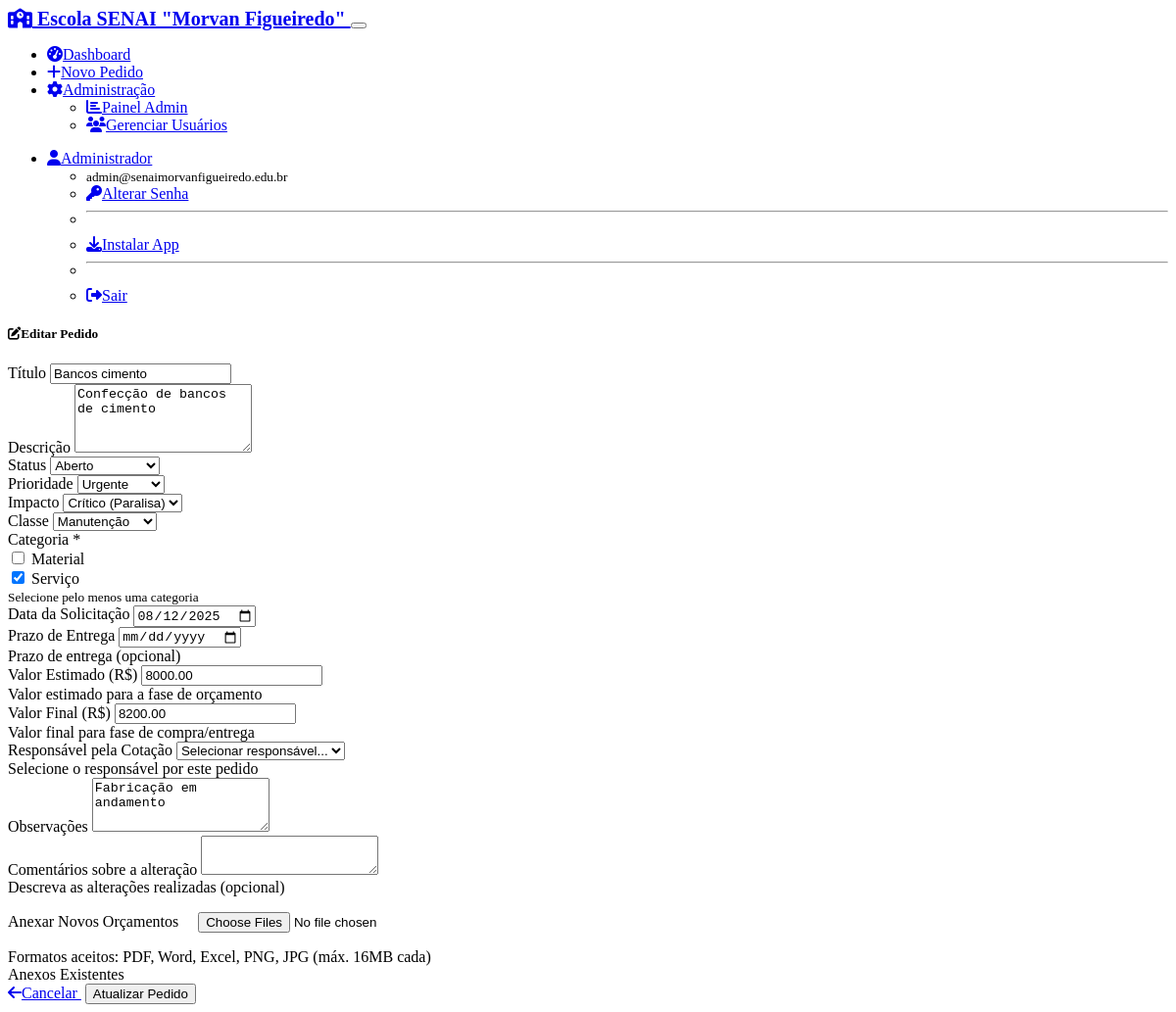
The page /request/10/edit (signed in) on the database its author committed.
### models.py (models this page shows, shortened)
class User(UserMixin, db.Model):
    id = db.Column(db.Integer, primary_key=True)
    username = db.Column(db.String(64), unique=True, nullable=False)
    email = db.Column(db.String(120), unique=True, nullable=False)
    full_name = db.Column(db.String(120), nullable=False)
    password_hash = db.Column(db.String(256))
    needs_password_reset = db.Column(db.Boolean, default=False, nullable=False)
    is_admin = db.Column(db.Boolean, default=False, nullable=False)
    active = db.Column(db.Boolean, default=True, nullable=False)
    created_at = db.Column(db.DateTime, default=datetime.utcnow)
    @property
    def is_active(self):
        return self.active
    acquisition_requests = db.relationship('AcquisitionRequest', foreign_keys='AcquisitionRequest.created_by_id', backref='creator', lazy='dynamic')
    assigned_requests = db.relationship('AcquisitionRequest', foreign_keys='AcquisitionRequest.responsible_id', backref='responsible', lazy='dynamic')
    status_changes = db.relationship('StatusChange', backref='changed_by_user', lazy='dynamic')

class AcquisitionRequest(db.Model):
    id = db.Column(db.Integer, primary_key=True)
    title = db.Column(db.String(200), nullable=False)
    description = db.Column(db.Text, nullable=False)
    status = db.Column(db.String(50), nullable=False, default='aberto')
    observations = db.Column(db.Text)
    priority = db.Column(db.String(20)) # urgente, necessario, planejado
    impact = db.Column(db.String(50)) # critico, alto, medio, baixo
    estimated_value = db.Column(db.Numeric(10, 2))  # Valor estimado para fase de orçamento
    final_value = db.Column(db.Numeric(10, 2))      # Valor final para fase de compra/entrega
    request_date = db.Column(db.Date, nullable=False, default=date.today)
    delivery_deadline = db.Column(db.Date)  # Prazo de entrega (opcional)
    deadline_alert_sent = db.Column(db.Boolean, default=False, nullable=False)  # Flag para controlar envio de alerta
    classe = db.Column(db.String(50), nullable=False, default='ensino')  # Ensino ou Manutenção
    categoria = db.Column(db.String(100), nullable=False, default='material')  # Serviço ou Material (podem ser múltiplas separadas por vírgula)
    created_at = db.Column(db.DateTime, default=datetime.utcnow)
    updated_at = db.Column(db.DateTime, default=datetime.utcnow, onupdate=datetime.utcnow)
    created_by_id = db.Column(db.Integer, db.ForeignKey('user.id'), nullable=False)
    responsible_id = db.Column(db.Integer, db.ForeignKey('user.id'))
    attachments = db.relationship('Attachment', backref='request', lazy='dynamic', cascade='all, delete-orphan')
    status_changes = db.relationship('StatusChange', backref='request', lazy='dynamic', cascade='all, delete-orphan')
    STATUS_CHOICES = [
        ('aberto', 'Aberto'),
        ('em_cotacao', 'Em Cotação'),
        ('aprovado', 'Aprovado'),
        ('pedido_emitido', 'Pedido Emitido'),
        ('recebido', 'Recebido'),
        ('finalizado', 'Finalizado'),
        ('cancelado', 'Cancelado')
    ]
    PRIORITY_CHOICES = [
        ('urgente', 'Urgente'),
        ('necessario', 'Necessário'),
        ('planejado', 'Planejado')
    ]
    IMPACT_CHOICES = [
        ('critico', 'Crítico (Paralisa)'),
        ('alto', 'Alto (Atraso)'),
        ('medio', 'Médio'),
        ('baixo', 'Baixo')
    ]
    CLASSE_CHOICES = [
        ('ensino', 'Ensino'),
        ('manutencao', 'Manutenção'),
        ('administrativo', 'Administrativo')
    ]
    CATEGORIA_CHOICES = [
        ('material', 'Material'),
        ('servico', 'Serviço'),
        ('material,servico', 'Material e Serviço')
    ]

### routes.py (the view, shortened to what this page needs)
@app.route('/request/<int:id>/edit', methods=['GET', 'POST'])
@login_required
def edit_request(id):
    request_obj = AcquisitionRequest.query.get_or_404(id)
    form = EditRequestForm()
    if request.method == 'GET':
        form.title.data = request_obj.title
        form.description.data = request_obj.description
        form.status.data = request_obj.status
        form.priority.data = request_obj.priority
        form.impact.data = request_obj.impact
        form.classe.data = request_obj.classe
        form.observations.data = request_obj.observations
        form.estimated_value.data = request_obj.estimated_value
        form.final_value.data = request_obj.final_value
        form.request_date.data = request_obj.request_date
        form.delivery_deadline.data = request_obj.delivery_deadline  # Add deadline field
        form.responsible_id.data = request_obj.responsible_id or 0
        if request_obj.categoria:
            cats = request_obj.categoria.split(',')
            form.categoria_material.data = 'material' in cats
            form.categoria_servico.data = 'servico' in cats
    elif request.method == 'POST':
        app.logger.warning(f"Form validation failed for request {id}: {form.errors}")
        for field, errors in form.errors.items():
            for error in errors:
                flash(f"Erro no campo {getattr(form, field).label.text}: {error}", 'danger')
    return render_template('request_form.html', form=form, request_obj=request_obj, title='Editar Pedido')

### templates/request_form.html (shortened to what this page needs)
{% extends "base.html" %}
{% block content %}
<div class="row justify-content-center">
    <div class="col-lg-8">
        <div class="card">
            <div class="card-header">
                <h5 class="mb-0">
                    <i class="fas fa-{{ 'edit' if request_obj else 'plus' }} me-2"></i>{{ title }}
                </h5>
            </div>
            <div class="card-body">
                <form method="POST" enctype="multipart/form-data">
                    <div class="row mb-3">
                        <div class="col-12">
                            {{ form.title.label(class="form-label") }}
                            {{ form.title(class="form-control" + (" is-invalid" if form.title.errors else "")) }}
                        </div>
                    </div>
                    <div class="row mb-3">
                        <div class="col-12">
                            {{ form.description.label(class="form-label") }}
                            {{ form.description(class="form-control", rows="4") }}
                        </div>
                    </div>
                    <div class="row mb-3">
                        <div class="col-md-4">
                            {% if form.status %}
                            {{ form.status.label(class="form-label") }}
                            {{ form.status(class="form-select") }}
                            {% endif %}
                        </div>
                        <div class="col-md-4">
                            {{ form.priority.label(class="form-label") }}
                            {{ form.priority(class="form-select") }}
                        </div>
                        <div class="col-md-4">
                            {{ form.impact.label(class="form-label") }}
                            {{ form.impact(class="form-select") }}
                        </div>
                    </div>
                    <div class="row mb-3">
                        <div class="col-md-4">
                            {{ form.classe.label(class="form-label") }}
                            {{ form.classe(class="form-select") }}
                        </div>
                        <div class="col-md-4">
                            <label class="form-label">Categoria *</label>
                            <div class="form-check">
                                {{ form.categoria_material(class="form-check-input") }}
                                {{ form.categoria_material.label(class="form-check-label") }}
                            </div>
                            <div class="form-check">
                                {{ form.categoria_servico(class="form-check-input") }}
                                {{ form.categoria_servico.label(class="form-check-label") }}
                            </div>
                            <small class="text-muted">Selecione pelo menos uma categoria</small>
                        </div>
                        <div class="col-md-4">
                            {{ form.request_date.label(class="form-label") }}
                            {{ form.request_date(class="form-control") }}
                        </div>
                        <div class="col-md-4">
                            {{ form.delivery_deadline.label(class="form-label") }}
                            {{ form.delivery_deadline(class="form-control") }}
                            <div class="form-text">Prazo de entrega (opcional)</div>
                        </div>
                    </div>
                    <div class="row mb-3">
                        <div class="col-md-6">
                            {{ form.estimated_value.label(class="form-label") }}
                            {{ form.estimated_value(class="form-control", step="0.01", placeholder="0.00") }}
                            <div class="form-text">Valor estimado para a fase de orçamento</div>
                        </div>
                        <div class="col-md-6">
                            {{ form.final_value.label(class="form-label") }}
                            {{ form.final_value(class="form-control", step="0.01", placeholder="0.00") }}
                            <div class="form-text">Valor final para fase de compra/entrega</div>
                        </div>
                    </div>
                    <div class="row mb-3">
                        <div class="col-md-6">
                            {{ form.responsible_id.label(class="form-label") }}
                            {{ form.responsible_id(class="form-select") }}
                            <div class="form-text">Selecione o responsável por este pedido</div>
                        </div>
                        <div class="col-md-6">
                            {{ form.observations.label(class="form-label") }}
                            {{ form.observations(class="form-control", rows="3") }}
                        </div>
                    </div>
                    {% if form.change_comments %}
                    <div class="row mb-3">
                        <div class="col-12">
                            {{ form.change_comments.label(class="form-label") }}
                            {{ form.change_comments(class="form-control", rows="2") }}
                            <div class="form-text">Descreva as alterações realizadas (opcional)</div>
                        </div>
                    </div>
                    {% endif %}
                    <div class="row mb-4">
                        <div class="col-12">
                            {{ form.attachments.label(class="form-label") }}
                            {{ form.attachments(class="form-control", multiple=True) }}
                            <div class="form-text">
                                Formatos aceitos: PDF, Word, Excel, PNG, JPG (máx. 16MB cada)
                            </div>
                        </div>
                    </div>
                    {% if request_obj and request_obj.attachments %}
                    <div class="row mb-4">
                        <div class="col-12">
                            <label class="form-label">Anexos Existentes</label>
                        </div>
                    </div>
                    {% endif %}
                    <div class="d-flex justify-content-between">
                        <a href="{{ url_for('view_request', id=request_obj.id) if request_obj else url_for('dashboard') }}"
                            class="btn btn-secondary">
                            <i class="fas fa-arrow-left me-1"></i>Cancelar
                        </a>
                        {{ form.submit(class="btn btn-primary", id="submit-btn") }}
                    </div>
                </form>
            </div>
        </div>
    </div>
</div>
{% endblock %}

### templates/base.html (shortened to what this page needs)
<!DOCTYPE html>
<html lang="pt-BR" data-bs-theme="dark">
<head>
    <link href="https://cdn.replit.com/agent/bootstrap-agent-dark-theme.min.css" rel="stylesheet">
    <link rel="stylesheet" href="https://cdnjs.cloudflare.com/ajax/libs/font-awesome/6.4.0/css/all.min.css">
    <link rel="stylesheet" href="{{ url_for('static', filename='style.css') }}">
</head>
<body>
    {% if current_user.is_authenticated %}
    <nav class="navbar navbar-expand-lg navbar-dark bg-primary">
        <div class="container">
            <a class="navbar-brand" href="{{ url_for('dashboard') }}">
                <i class="fas fa-school me-2"></i>
Escola SENAI "Morvan Figueiredo"
            </a>
            <button class="navbar-toggler" type="button" data-bs-toggle="collapse" data-bs-target="#navbarNav">
            </button>
            <div class="collapse navbar-collapse" id="navbarNav">
                <ul class="navbar-nav me-auto">
                    <li class="nav-item">
                        <a class="nav-link" href="{{ url_for('dashboard') }}">
                            <i class="fas fa-tachometer-alt me-1"></i>Dashboard
                        </a>
                    </li>
                    <li class="nav-item">
                        <a class="nav-link" href="{{ url_for('new_request') }}">
                            <i class="fas fa-plus me-1"></i>Novo Pedido
                        </a>
                    </li>
                    <li class="nav-item dropdown">
                        <a class="nav-link dropdown-toggle" href="#" role="button" data-bs-toggle="dropdown">
                            <i class="fas fa-cog me-1"></i>Administração
                        </a>
                        <ul class="dropdown-menu">
                            <li><a class="dropdown-item" href="{{ url_for('admin_panel') }}">
                                <i class="fas fa-chart-bar me-1"></i>Painel Admin
                            </a></li>
                            {% if current_user.is_admin %}
                            <li><a class="dropdown-item" href="{{ url_for('user_management') }}">
                                <i class="fas fa-users me-1"></i>Gerenciar Usuários
                            </a></li>
                            {% endif %}
                        </ul>
                    </li>
                </ul>
                <ul class="navbar-nav">
                    <li class="nav-item dropdown">
                        <a class="nav-link dropdown-toggle" href="#" role="button" data-bs-toggle="dropdown">
                            <i class="fas fa-user me-1"></i>{{ current_user.full_name }}
                        </a>
                        <ul class="dropdown-menu">
                            <li><span class="dropdown-item-text">
                                <small class="text-muted">{{ current_user.email }}</small>
                            </span></li>
                            <li><a class="dropdown-item" href="{{ url_for('first_password') }}">
                                <i class="fas fa-key me-1"></i>Alterar Senha
                            </a></li>
                            <li><hr class="dropdown-divider"></li>
                            <li id="install-item">
                                <a class="dropdown-item" href="#" id="install-button">
                                    <i class="fas fa-download me-1"></i>Instalar App
                                </a>
                            </li>
                            <li><hr class="dropdown-divider"></li>
                            <li><a class="dropdown-item" href="{{ url_for('logout') }}">
                                <i class="fas fa-sign-out-alt me-1"></i>Sair
                            </a></li>
                        </ul>
                    </li>
                </ul>
            </div>
        </div>
    </nav>
    {% endif %}
    <main class="container my-4">
        {% if error_message %}
            <div class="text-center">
                <h1 class="display-1">😔</h1>
                <h2>{{ error_message }}</h2>
                <a href="{{ url_for('dashboard') }}" class="btn btn-primary">
                    <i class="fas fa-home me-1"></i>Voltar ao Dashboard
                </a>
            </div>
        {% else %}
            {% block content %}{% endblock %}
        {% endif %}
    </main>
</body>
</html>

### rows shown on the page
User: full_name "Administrador", email "admin@senaimorvanfigueiredo.edu.br"
AcquisitionRequest: title "Bancos cimento", description "Confecção de bancos de cimento", status "Aberto", priority "Urgente", impact "Crítico (Paralisa)", classe "Manutenção", request_date "08/12/2025", estimated_value "8000.00", final_value "8200.00", responsible_id "Selecionar responsável...", observations "Fabricação em andamento"

### other values the page prints
{{ title }} "Editar Pedido"
